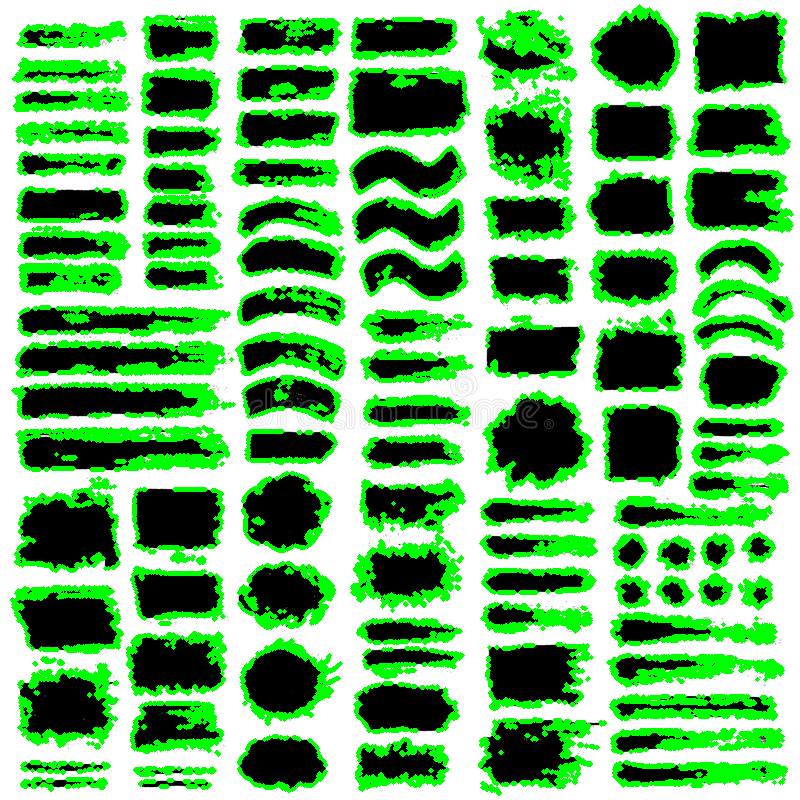
#> input picture borrar/image.png, 800 x 800 px, given in place of image.jpg, which was not available
$ jupyter execute --allow-errors 1_paints_genarator_TRAIN.ipynb   (shell and % lines are left out)   (text cells are left out)
#> lines starting #> are read from the running program, lines starting #| are printed output that depends on the picture; pictures that were not available may be replaced by others from this repository, and a replacement may not be noted
[cell 1]
#!pip install colourlovers     descartado, encontrado un punto a seguir que no era este

[cell 2]
import numpy as np
import cv2

[cell 3]
#https://github.com/matteo-ronchetti/Pointillism/commit/cb6d4454b636488fc2a1993b93f338a2341ba459
# utilizar esta función para repartir las coordenadas de los bs en toda la dimensión del frame, analizarla en detalle,
#muy útil. Ver si se puede jugar un poco a que el reparto sea mas desigual
import cv2
import random

import matplotlib.pyplot as plt


def randomized_grid(h, w, scale):
#> called with h = 800, w = 800, scale = 100
    if ( scale==0):
        scale=min(h,w)//3
    assert (scale > 0)

    r = scale//2

    grid = []
    for i in range(0, h, scale):
        for j in range(0, w, scale):
            y = random.randint(-r, r) + i
            x = random.randint(-r, r) + j

            grid.append((y % h, x % w))

    random.shuffle(grid)
    return grid

#type(grid)
#len(grid)
#type(grid[0])
def plot_grid(grid):
    x_val = [x[0] for x in grid]
    y_val = [x[1] for x in grid]

    plt.scatter(x_val,y_val)
    plt.show()
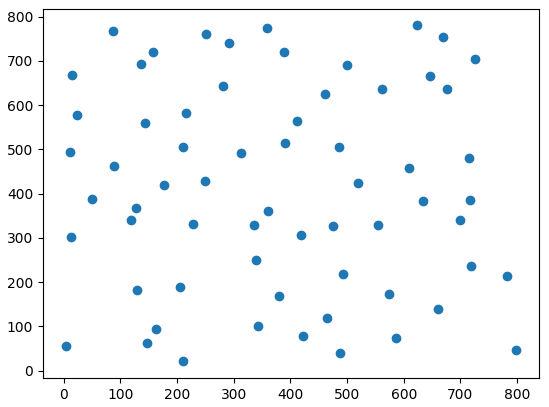
#> figure drawn by matplotlib, 1 panel

[cell 4]
#llamada____________________

grid_g = randomized_grid(h=800, w=800,scale=100)

plot_grid (grid=grid_g)


# [6 lines of commented-out code are left out]

[cell 5]
#https://gist.github.com/adewes/5884820

import random
import numpy as np
import matplotlib.pyplot as plt


def get_random_color(pastel_factor = 0.5):
    return [(x+pastel_factor)/(1.0+pastel_factor) for x in [random.uniform(0,1.0) for i in [1,2,3]]]

def color_distance(c1,c2):
    return sum([abs(x[0]-x[1]) for x in zip(c1,c2)])

def generate_new_color(existing_colors,pastel_factor = 0.5):
    max_distance = None
    best_color = None
    for i in range(0,100):
        color = get_random_color(pastel_factor = pastel_factor)
        if not existing_colors:
            return color
        best_distance = min([color_distance(color,c) for c in existing_colors])
        if not max_distance or best_distance > max_distance:
            max_distance = best_distance
            best_color = color
    return best_color

def generate_palette(n_colors,pastel_factor=0.5):
#> called with n_colors = 15, pastel_factor = 0.2
    palette_color = []

    for i in range(0,n_colors):
        palette_color.append(generate_new_color(palette_color,pastel_factor = pastel_factor))
       # print(palette_color)
    return palette_color

[cell 6]
#https://stackoverflow.com/questions/51728957/create-a-color-palette-image-from-a-list-of-rgb-color
#llamada____________________

palette = generate_palette(15,pastel_factor=0.2)

palette_array = np.array(palette)[np.newaxis, :, :]
#print(palette_array)
plt.imshow(palette_array)
plt.axis('off')
plt.show()
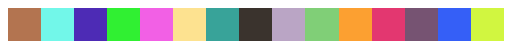
#> figure drawn by matplotlib, 1 panel

[cell 7]
palette_array.shape

[cell 8]
#db of  brush strokes images in list

import os

# folder path
dir_path = './data/brush_strokes/00_bs_db/'

# list to store files
lst_bs = []

# Iterate directory
for path in os.listdir(dir_path):
    # check if current path is a file
    if os.path.isfile(os.path.join(dir_path, path)):
        lst_bs.append(path)
#print(lst_bs, len(lst_bs))

[cell 9]
#frame. çTtamaños fijos, tupla con los posibles tamaños, selecc. aleatoria.

lst_frame_sizes=[(600,600),(400,600),(600,400),(800,400),(400,800),(600,200), (200,600)]

import random

#______________frame selection from the list
frame_size=random.choice(lst_frame_sizes)

print("Randomly selected frame size:",frame_size)


bs_centers = randomized_grid(h=frame_size[0], w=frame_size[1],scale=50) # valorar introducir la scale en un random limitado
plot_grid (grid=bs_centers)
#> in plot_grid (call 2), `plt.show()`:
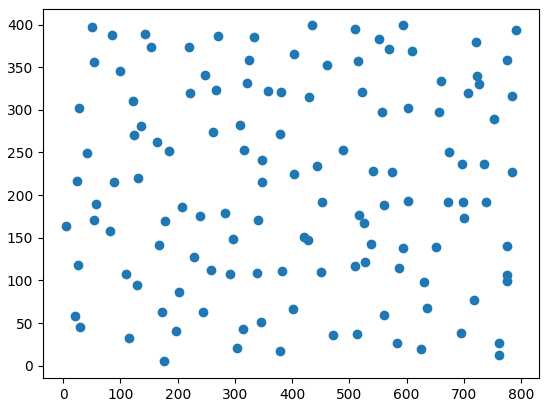
#> figure drawn by matplotlib, 1 panel

print('Num de brush strokes {}. Donde las coordenadas de los centroides{}:'.format(len(bs_centers),bs_centers))


#______________elegir aleatoriamente n=len(bs_centers) centroides donde se van a situar los bs, selección de bs
#> (the rest of this cell did not finish here and is left out)

[cell 10]
from PIL import Image
import random

paint_path = './data/brush_strokes/02_paintings/'

def paint_generator (paint_idx):

#random parameters

    lst_frame_sizes=[(600,600),(400,600),(600,400),(800,400),(400,800),(600,200), (200,600)]


    #______________frame selection from the list
    frame_size=random.choice(lst_frame_sizes)

    print("Randomly selected frame size:",frame_size)

    bs_centers = randomized_grid(h=frame_size[0], w=frame_size[1],scale=100) # valorar introducir la scale en un random limitado

    plt.axis([0, frame_size[0],0, frame_size[1]])
    plt.gca().set_aspect('equal', adjustable='box')

    plot_grid (grid=bs_centers)
#> in plot_grid (call 3), `plt.show()`:
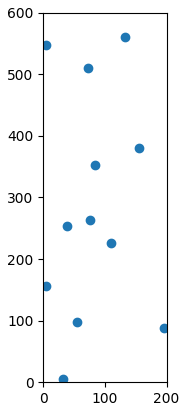
#> figure drawn by matplotlib, 1 panel

    print('Num de brush strokes {}. Donde las coordenadas de los centroides{}:'.format(len(bs_centers),bs_centers))


    #______________elegir aleatoriamente n=len(bs_centers) centroides donde se van a situar los bs, selección de bs
    bs_select=random.sample(lst_bs, len(bs_centers))
    print("brush strokes seleccionados de la db de bs:", bs_select)

    #______________ seleccionar un angulo para girar la figura [0,360]
    lst_degrees=[x for x in range(360)]
    degree=random.sample(lst_degrees, len(bs_centers))
    print("grados de giro para los bs:", degree)

    #______________añadir un cambio en el tamaño del bs en base a un %. Rango elegido :de -30 a 30
    lst_pct=[(x) for x in range(50,250)]
    lst_scale_percent=random.sample(lst_pct, len(bs_centers))
    print("escala de tamaño a aplicar en %:", lst_scale_percent)

    #______________colors
    palette = generate_palette(len(bs_centers),pastel_factor=0.9)
    palette_array = np.array(palette)[np.newaxis, :, :]
    plt.imshow(palette_array)
    plt.axis('off')
    plt.show()
    lst_colors=palette_array.tolist()
    print('Array con los rgb de la paleta seleccionada {}.'.format(lst_colors))


#painting

    #generating the frame from frame_size
    blank_image = np.zeros((frame_size[0],frame_size[1],3), np.uint8)
    #adding bs's en bs_centers, en el color de la paleta
    #[0]

    for k in range (len(bs_centers)):

        bs=bs_select[k]
        bs_xy=bs_centers[k]
        bs_color=lst_colors[0][k]
        bs_scale=lst_scale_percent[k]
        bs_angle=degree[k]

        #print ("\n figura bs:",bs,"\n coord:",bs_xy,"\n color:",bs_color,'\n scale:',bs_scale,"\n angle:",bs_angle )
        #blank_image[bs_xy[0],bs_xy[1]]=bs_color

        #rotation
        bs_k_im=Image.open(dir_path + bs)
        rotated=bs_k_im.rotate(bs_angle, expand=True)
        bs_k = np.asarray(rotated)

        #resize
        width = int(bs_k.shape[1] * (1 + bs_scale / 100))
        height = int(bs_k.shape[0] * (1 +  bs_scale / 100))
        #print(bs_k.shape[0],bs_k.shape[1])
        bs_k = cv2.resize(bs_k, (width, height))


        #centramos el bs en el punto donde tenemos que colocarlo
        bs_center=(int(bs_k.shape[0] /2) , int(bs_k.shape[1] /2))
        adjust=(bs_xy[0]-bs_center[0],bs_xy[1]-bs_center[1])

        rgb_tresh=200
        (x,y) = np.where((bs_k[:,:, 0] > rgb_tresh) & (bs_k[ :,:, 1] > rgb_tresh) & (bs_k[:, :, 2] >  rgb_tresh))
        (x,y) = (x + adjust[0], y + adjust[1] )


        #implot = plt.imshow(blank_image)

        #plt.axis('equal')
        plt.xlim(0, frame_size[0])
        plt.ylim(0, frame_size[1])
        plt.scatter(x,y,color=lst_colors[0][k])


        #plt.show()
        #bs_k_im
    plt.savefig(paint_path + "paint_" + ("0"*4 + str(paint_idx))[-5:]  + ".png")
    return

#> (a cell that did not finish here is left out)

[cell 12]
# el siguiente código hace la selección, transformaciones y pintado de un bs unitario
# hay que terminar recogiendo la info del eje "layer deepness", para almacenarlo en el array de salida.


from PIL import Image


#generating the frame from frame_size
blank_image = np.zeros((frame_size[0],frame_size[1],3), np.uint8)
#adding bs's en bs_centers, en el color de la paleta
#[0]

#> (the rest of this cell did not finish here and is left out)

[cell 13]
frame_size[0]
frame_size[1]

#> (a cell that did not finish here is left out)

#> (a cell that did not finish here is left out)

[cell 16]
#https://stackoverflow.com/questions/14063070/overlay-a-smaller-image-on-a-larger-image-python-opencv

# [27 lines left out: function overlay_image_alpha, not called in this run]

#> (a cell that did not finish here is left out)

#> (a cell that did not finish here is left out)

[cell 19]
import cv2

# [25 lines left out: function merge_image, not called in this run]

#> (a cell that did not finish here is left out)

#> (a cell that did not finish here is left out)

[cell 22]
import numpy as np
import matplotlib.pyplot as plt
import imageio
from contextlib import contextmanager

@contextmanager
def plot_over(img, extent=None, origin="upper", dpi=100):
    h, w, d = img.shape
    assert d == 3
    if extent is None:
        xmin, xmax, ymin, ymax = -0.5, w + 0.5, -0.5, h + 0.5
    else:
        xmin, xmax, ymin, ymax = extent
    if origin == "upper":
        ymin, ymax = ymax, ymin
    elif origin != "lower":
        raise ValueError("origin must be 'upper' or 'lower'")
    fig = plt.figure(figsize=(w / dpi, h / dpi), dpi=dpi)
    ax = plt.Axes(fig, (0, 0, 1, 1))
    ax.set_axis_off()
    ax.set_xlim(xmin, xmax)
    ax.set_ylim(ymin, ymax)
    fig.add_axes(ax)
    fig.set_facecolor((0, 0, 0, 0))
    yield ax
    fig.canvas.draw()
    plot = np.frombuffer(fig.canvas.buffer_rgba(), dtype=np.uint8).reshape(h, w, 4)
    plt.close(fig)
    rgb = plot[..., :3]
    alpha = plot[..., 3, None]
    img[...] = ((255 - alpha) * img.astype(np.uint16) + alpha * rgb.astype(np.uint16)) // 255

img = imageio.imread("image.jpg")
#> img is the input picture: shape (800, 800, 3); mean R, G, B 112, 175.8, 112
img_with_plot = img.copy()
#> (the rest of this cell did not finish here and is left out)
